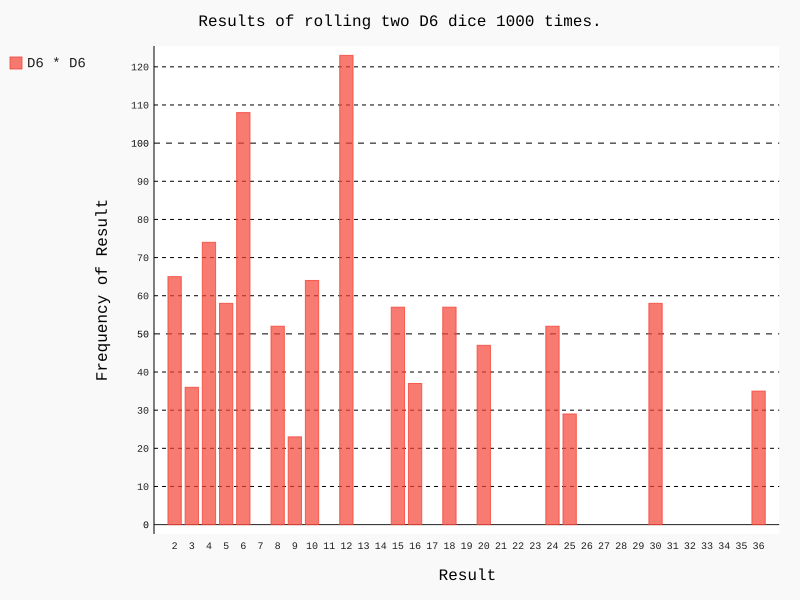

Recreate this plot in Python.
from die import Die
import pygal

# Create two D6.
die_1 = Die()
die_2 = Die()

# Make some rolls, and store results in a list.
results = []
for roll_num in range(1000):
    result = die_1.roll() * die_2.roll()
    results.append(result)

# Analyze the results.
frequencies = []
max_result = die_1.num_sides * die_2.num_sides

for value in range(2, max_result+1):
    frequency = results.count(value)
    frequencies.append(frequency)

# Visualize the results.
hist = pygal.Bar()

hist.title = "Results of rolling two D6 dice 1000 times."
hist.x_labels = [str(x) for x in range(2, max_result+1)]
hist.x_title = "Result"
hist.y_title = "Frequency of Result"

hist.add('D6 * D6', frequencies)
hist.render_to_file('2x_d6_multy.svg')

print(frequencies)
